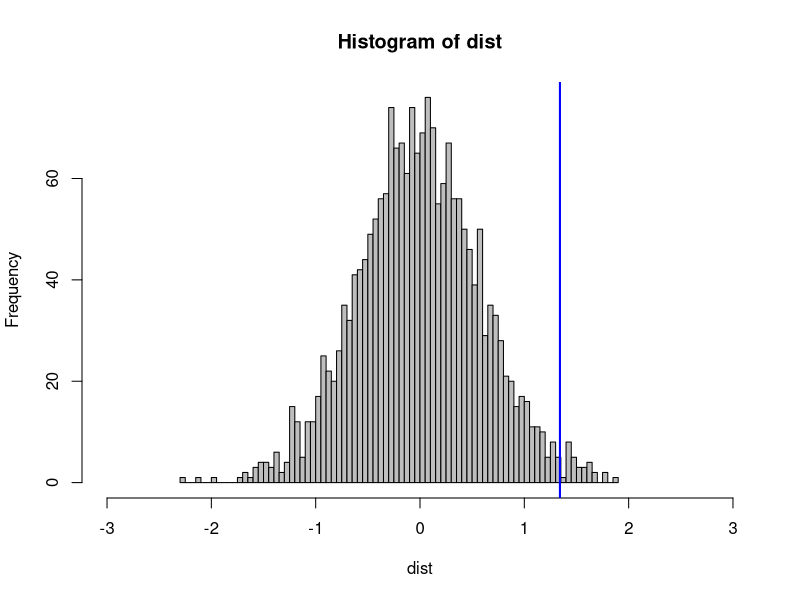

R code for this plot:
## ---- chunk 1
knitr::opts_chunk$set(echo = TRUE)
knitr::opts_chunk$set(warning = FALSE, message = FALSE) # just to clean the pdf files, not recommended in practice!
## ---- chunk 2
library(tidyverse)  # data manipulation and visualization
library(boot)       # bootstrapping
library(coin)       # permutation tests
library(ggplot2)    # plots
## ---- chunk 3
set.seed(123)
x <- rbinom(n=30,       # sample size
            size=15,    # num. of trials
            prob=0.71)  # prob. of success per trial
x

n <- length(x)
n

summary(x)

## ---- chunk 4

help(sample)

set.seed(123)

# number of bootstrap samples
B <- 2000 

# initialize an empty "container" for each of these
bootstrapsample <- matrix(NA, 
                         nrow = n, 
                         ncol = B)
dim(bootstrapsample)
bootstrapsample[1:3, 1:3]

for(i in 1:B){
  # assign (column-wise) B draws with replacement
  bootstrapsample[, i] <- sample(x,n,replace=TRUE)
}

summary(bootstrapsample[, 1:3])

## ---- chunk 5

# to apply some function column-wise
help(apply)
# function of interest
help(quantile)

B_values <- apply(bootstrapsample,   # data
                  2,                 # dimension (i.e. column-wise)
                  quantile,          # function to apply
                  probs=0.9)          # input for the function
head(B_values)
## ---- chunk 6

results <- data.frame("mean" = mean(B_values), 
                      "SD" = sd(B_values))
rownames(results) <- "Manual"

results

## ---- chunk 7
help(boot)
## ---- chunk 8
# x: vector
# d: set of indexes
# prob: quantile
sampleperc <- function(x, d, prob=0.9) {
  return(quantile(x[d], probs=prob))
}
## ---- chunk 9

set.seed(123)

b = boot(x, sampleperc, R=2000)
print(b)

# notice how close this is to our previous computation
results <- rbind.data.frame(results, 
                            data.frame("mean" = b$t0,   # mean(b$t)
                                       "SD" = sd(b$t))) # for some reason you must compute it again
rownames(results)[2] <- "boot"
results

# bias calculation
mean(b$t)-b$t0


## ---- chunk 10
help(boot.ci)
boot.ci(b, conf=0.95)
## ---- chunk 11
set.seed(123)

n = 30
N <- 15
x <- rbinom(n = n, size = N, prob = 0.71)
x

## ---- chunk 12

p_hat <- mean(x)/N
p_hat

## ---- chunk 13

B <- 2000       # number of bootstrap samples
tempdata <- rbinom(B*n, 
                   size = N, 
                   prob = p_hat)

bootstrapsample <- matrix(tempdata, nrow = n, ncol = B)
dim(bootstrapsample)
bootstrapsample[, 1:5]


## ---- chunk 14
B_values <- apply(bootstrapsample, 2, quantile, prob=0.9)
head(B_values)
summary(B_values)

## ---- chunk 15

resultsParam <- data.frame("mean" = mean(B_values), 
                      "SD" = sd(B_values))
rownames(resultsParam) <- "Manual_Parametric"
resultsParam

## ---- chunk 16

set.seed(123)

B = 2000

p.rg <- function(data, mle, N=15) {
    out <- rbinom(length(data), 
                     size = N, 
                     prob = mle)
    out
}


bBoot <- boot(x, sampleperc, R = B, sim = "parametric",
                 ran.gen = p.rg, mle = (mean(x)/N))
bBoot


# notice how close this is to our previous computation
resultsParam <- rbind.data.frame(resultsParam, 
                            data.frame("mean" = bBoot$t0,   # mean(b$t)
                                       "SD" = sd(bBoot$t))) # for some reason you must compute it again
rownames(resultsParam)[2] <- "boot_Parametric"
resultsParam

## ---- chunk 17

# they habe a difference in mean equal to 1
set.seed(1)
n <- 100
tr <- rbinom(n, 1, 0.5) 
y <- 1 + tr + rnorm(n, 0, 3)

## ---- chunk 18

means <- by(y, tr, mean)
diff0 <- diff(means)
diff0

## ---- chunk 19
s <- sample(tr, length(tr), FALSE)  # shuffle the labels
by(y, s, mean)                      # compute mean in vector y according to class s

diff(by(y, s, mean))                # difference between 2 means
## ---- chunk 20
set.seed(123)

nperm = 2000
# nperm = 200  # try this too :)
# nperm = 5000
dist <- replicate(nperm, diff(by(y, sample(tr, length(tr), FALSE), mean)))
head(dist)

## ---- chunk 21
hist(dist, xlim = c(-3, 3), col = "grey", breaks = 100)
abline(v = diff(by(y, tr, mean)), col = "blue", lwd = 2)
## ---- chunk 22
sum(dist > diff0)/nperm             # one-tailed test
sum(abs(dist) > abs(diff0))/nperm   # two-tailed test
## ---- chunk 23
# library(coin)
independence_test(y ~ tr, alternative = "greater")  # one-tailed
independence_test(y ~ tr)                           # two-tailed (default)
